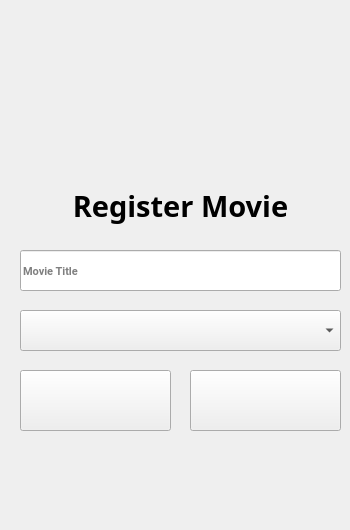
            <widget class="QWidget" name="movieTab">
             <property name="maximumSize">
              <size>
               <width>360</width>
               <height>16777215</height>
              </size>
             </property>
             <attribute name="icon">
              <iconset>
               <normaloff>../rsc/icons/black_icons/movie.svg</normaloff>../rsc/icons/black_icons/movie.svg</iconset>
             </attribute>
             <attribute name="title">
              <string/>
             </attribute>
             <widget class="QPushButton" name="addMovieButton">
              <property name="geometry">
               <rect>
                <x>20</x>
                <y>370</y>
                <width>151</width>
                <height>61</height>
               </rect>
              </property>
              <property name="cursor">
               <cursorShape>PointingHandCursor</cursorShape>
              </property>
              <property name="icon">
               <iconset>
                <normaloff>../rsc/icons/black_icons/add_black_24dp.svg</normaloff>../rsc/icons/black_icons/add_black_24dp.svg</iconset>
              </property>
              <property name="iconSize">
               <size>
                <width>40</width>
                <height>40</height>
               </size>
              </property>
             </widget>
             <widget class="QPushButton" name="deleteMovieButton">
              <property name="geometry">
               <rect>
                <x>190</x>
                <y>370</y>
                <width>151</width>
                <height>61</height>
               </rect>
              </property>
              <property name="cursor">
               <cursorShape>PointingHandCursor</cursorShape>
              </property>
              <property name="text">
               <string/>
              </property>
              <property name="icon">
               <iconset>
                <normaloff>../rsc/icons/black_icons/delete_black_24dp.svg</normaloff>../rsc/icons/black_icons/delete_black_24dp.svg</iconset>
              </property>
              <property name="iconSize">
               <size>
                <width>40</width>
                <height>40</height>
               </size>
              </property>
             </widget>
             <widget class="QComboBox" name="userPicker">
              <property name="geometry">
               <rect>
                <x>20</x>
                <y>310</y>
                <width>321</width>
                <height>41</height>
               </rect>
              </property>
              <property name="font">
               <font>
                <family>Poppins</family>
                <pointsize>12</pointsize>
                <weight>50</weight>
                <bold>false</bold>
                <stylestrategy>PreferAntialias</stylestrategy>
               </font>
              </property>
              <property name="cursor">
               <cursorShape>PointingHandCursor</cursorShape>
              </property>
              <property name="currentText">
               <string/>
              </property>
             </widget>
             <widget class="QLabel" name="label_2">
              <property name="geometry">
               <rect>
                <x>20</x>
                <y>180</y>
                <width>321</width>
                <height>51</height>
               </rect>
              </property>
              <property name="font">
               <font>
                <family>Poppins</family>
                <pointsize>22</pointsize>
                <weight>75</weight>
                <bold>true</bold>
                <stylestrategy>PreferAntialias</stylestrategy>
               </font>
              </property>
              <property name="text">
               <string>Register Movie</string>
              </property>
              <property name="alignment">
               <set>Qt::AlignCenter</set>
              </property>
             </widget>
             <widget class="QLineEdit" name="movieLineEdit">
              <property name="geometry">
               <rect>
                <x>20</x>
                <y>250</y>
                <width>321</width>
                <height>41</height>
               </rect>
              </property>
              <property name="font">
               <font>
                <family>Roboto</family>
                <pointsize>8</pointsize>
                <weight>75</weight>
                <bold>true</bold>
                <stylestrategy>PreferAntialias</stylestrategy>
               </font>
              </property>
              <property name="text">
               <string/>
              </property>
              <property name="placeholderText">
               <string>Movie Title</string>
              </property>
              <property name="clearButtonEnabled">
               <bool>true</bool>
              </property>
             </widget>
             <widget class="QLabel" name="feedBackAdded">
              <property name="geometry">
               <rect>
                <x>20</x>
                <y>450</y>
                <width>321</width>
                <height>71</height>
               </rect>
              </property>
              <property name="font">
               <font>
                <family>Poppins</family>
                <pointsize>14</pointsize>
                <weight>50</weight>
                <bold>false</bold>
                <stylestrategy>PreferAntialias</stylestrategy>
               </font>
              </property>
              <property name="text">
               <string/>
              </property>
              <property name="alignment">
               <set>Qt::AlignCenter</set>
              </property>
             </widget>
            </widget>
